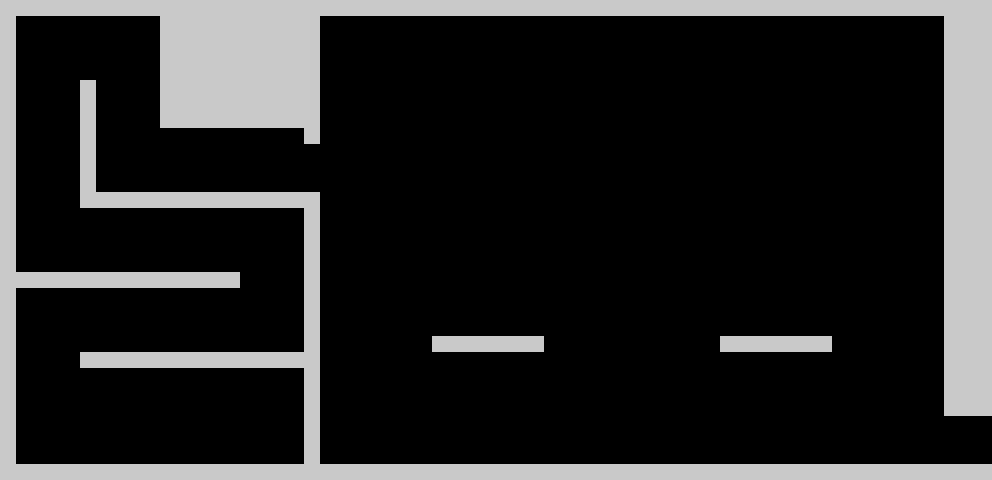

Rendered tile map (Tiled .tmx) drawn with the repository's tilesets; below, a short description and the full map source, tile grids included:
An orthogonal 62x30 tile map with 16x16 px tiles, 1 tile layer (Tile Layer 1) and 11 objects (5x text, 2x bossdoor, player, bosstrigger, loadmap, ...).

<map version="1.0" orientation="orthogonal" renderorder="right-down" width="62" height="30" tilewidth="16" tileheight="16" nextobjectid="220">
 <tileset firstgid="1" name="tileset" tilewidth="16" tileheight="16" tilecount="1" columns="0">
  <tile id="0">
   <image width="16" height="16" source="tile.png" />
  </tile>
 </tileset>
 <layer name="Tile Layer 1" width="62" height="30" opacity="0.79">
  <data encoding="csv">
1,1,1,1,1,1,1,1,1,1,1,1,1,1,1,1,1,1,1,1,1,1,1,1,1,1,1,1,1,1,1,1,1,1,1,1,1,1,1,1,1,1,1,1,1,1,1,1,1,1,1,1,1,1,1,1,1,1,1,1,1,1,
1,0,0,0,0,0,0,0,0,0,1,1,1,1,1,1,1,1,1,1,0,0,0,0,0,0,0,0,0,0,0,0,0,0,0,0,0,0,0,0,0,0,0,0,0,0,0,0,0,0,0,0,0,0,0,0,0,0,0,1,1,1,
1,0,0,0,0,0,0,0,0,0,1,1,1,1,1,1,1,1,1,1,0,0,0,0,0,0,0,0,0,0,0,0,0,0,0,0,0,0,0,0,0,0,0,0,0,0,0,0,0,0,0,0,0,0,0,0,0,0,0,1,1,1,
1,0,0,0,0,0,0,0,0,0,1,1,1,1,1,1,1,1,1,1,0,0,0,0,0,0,0,0,0,0,0,0,0,0,0,0,0,0,0,0,0,0,0,0,0,0,0,0,0,0,0,0,0,0,0,0,0,0,0,1,1,1,
1,0,0,0,0,0,0,0,0,0,1,1,1,1,1,1,1,1,1,1,0,0,0,0,0,0,0,0,0,0,0,0,0,0,0,0,0,0,0,0,0,0,0,0,0,0,0,0,0,0,0,0,0,0,0,0,0,0,0,1,1,1,
1,0,0,0,0,1,0,0,0,0,1,1,1,1,1,1,1,1,1,1,0,0,0,0,0,0,0,0,0,0,0,0,0,0,0,0,0,0,0,0,0,0,0,0,0,0,0,0,0,0,0,0,0,0,0,0,0,0,0,1,1,1,
1,0,0,0,0,1,0,0,0,0,1,1,1,1,1,1,1,1,1,1,0,0,0,0,0,0,0,0,0,0,0,0,0,0,0,0,0,0,0,0,0,0,0,0,0,0,0,0,0,0,0,0,0,0,0,0,0,0,0,1,1,1,
1,0,0,0,0,1,0,0,0,0,1,1,1,1,1,1,1,1,1,1,0,0,0,0,0,0,0,0,0,0,0,0,0,0,0,0,0,0,0,0,0,0,0,0,0,0,0,0,0,0,0,0,0,0,0,0,0,0,0,1,1,1,
1,0,0,0,0,1,0,0,0,0,0,0,0,0,0,0,0,0,0,1,0,0,0,0,0,0,0,0,0,0,0,0,0,0,0,0,0,0,0,0,0,0,0,0,0,0,0,0,0,0,0,0,0,0,0,0,0,0,0,1,1,1,
1,0,0,0,0,1,0,0,0,0,0,0,0,0,0,0,0,0,0,0,0,0,0,0,0,0,0,0,0,0,0,0,0,0,0,0,0,0,0,0,0,0,0,0,0,0,0,0,0,0,0,0,0,0,0,0,0,0,0,1,1,1,
1,0,0,0,0,1,0,0,0,0,0,0,0,0,0,0,0,0,0,0,0,0,0,0,0,0,0,0,0,0,0,0,0,0,0,0,0,0,0,0,0,0,0,0,0,0,0,0,0,0,0,0,0,0,0,0,0,0,0,1,1,1,
1,0,0,0,0,1,0,0,0,0,0,0,0,0,0,0,0,0,0,0,0,0,0,0,0,0,0,0,0,0,0,0,0,0,0,0,0,0,0,0,0,0,0,0,0,0,0,0,0,0,0,0,0,0,0,0,0,0,0,1,1,1,
1,0,0,0,0,1,1,1,1,1,1,1,1,1,1,1,1,1,1,1,0,0,0,0,0,0,0,0,0,0,0,0,0,0,0,0,0,0,0,0,0,0,0,0,0,0,0,0,0,0,0,0,0,0,0,0,0,0,0,1,1,1,
1,0,0,0,0,0,0,0,0,0,0,0,0,0,0,0,0,0,0,1,0,0,0,0,0,0,0,0,0,0,0,0,0,0,0,0,0,0,0,0,0,0,0,0,0,0,0,0,0,0,0,0,0,0,0,0,0,0,0,1,1,1,
1,0,0,0,0,0,0,0,0,0,0,0,0,0,0,0,0,0,0,1,0,0,0,0,0,0,0,0,0,0,0,0,0,0,0,0,0,0,0,0,0,0,0,0,0,0,0,0,0,0,0,0,0,0,0,0,0,0,0,1,1,1,
1,0,0,0,0,0,0,0,0,0,0,0,0,0,0,0,0,0,0,1,0,0,0,0,0,0,0,0,0,0,0,0,0,0,0,0,0,0,0,0,0,0,0,0,0,0,0,0,0,0,0,0,0,0,0,0,0,0,0,1,1,1,
1,0,0,0,0,0,0,0,0,0,0,0,0,0,0,0,0,0,0,1,0,0,0,0,0,0,0,0,0,0,0,0,0,0,0,0,0,0,0,0,0,0,0,0,0,0,0,0,0,0,0,0,0,0,0,0,0,0,0,1,1,1,
1,1,1,1,1,1,1,1,1,1,1,1,1,1,1,0,0,0,0,1,0,0,0,0,0,0,0,0,0,0,0,0,0,0,0,0,0,0,0,0,0,0,0,0,0,0,0,0,0,0,0,0,0,0,0,0,0,0,0,1,1,1,
1,0,0,0,0,0,0,0,0,0,0,0,0,0,0,0,0,0,0,1,0,0,0,0,0,0,0,0,0,0,0,0,0,0,0,0,0,0,0,0,0,0,0,0,0,0,0,0,0,0,0,0,0,0,0,0,0,0,0,1,1,1,
1,0,0,0,0,0,0,0,0,0,0,0,0,0,0,0,0,0,0,1,0,0,0,0,0,0,0,0,0,0,0,0,0,0,0,0,0,0,0,0,0,0,0,0,0,0,0,0,0,0,0,0,0,0,0,0,0,0,0,1,1,1,
1,0,0,0,0,0,0,0,0,0,0,0,0,0,0,0,0,0,0,1,0,0,0,0,0,0,0,0,0,0,0,0,0,0,0,0,0,0,0,0,0,0,0,0,0,0,0,0,0,0,0,0,0,0,0,0,0,0,0,1,1,1,
1,0,0,0,0,0,0,0,0,0,0,0,0,0,0,0,0,0,0,1,0,0,0,0,0,0,0,1,1,1,1,1,1,1,0,0,0,0,0,0,0,0,0,0,0,1,1,1,1,1,1,1,0,0,0,0,0,0,0,1,1,1,
1,0,0,0,0,1,1,1,1,1,1,1,1,1,1,1,1,1,1,1,0,0,0,0,0,0,0,0,0,0,0,0,0,0,0,0,0,0,0,0,0,0,0,0,0,0,0,0,0,0,0,0,0,0,0,0,0,0,0,1,1,1,
1,0,0,0,0,0,0,0,0,0,0,0,0,0,0,0,0,0,0,1,0,0,0,0,0,0,0,0,0,0,0,0,0,0,0,0,0,0,0,0,0,0,0,0,0,0,0,0,0,0,0,0,0,0,0,0,0,0,0,1,1,1,
1,0,0,0,0,0,0,0,0,0,0,0,0,0,0,0,0,0,0,1,0,0,0,0,0,0,0,0,0,0,0,0,0,0,0,0,0,0,0,0,0,0,0,0,0,0,0,0,0,0,0,0,0,0,0,0,0,0,0,1,1,1,
1,0,0,0,0,0,0,0,0,0,0,0,0,0,0,0,0,0,0,1,0,0,0,0,0,0,0,0,0,0,0,0,0,0,0,0,0,0,0,0,0,0,0,0,0,0,0,0,0,0,0,0,0,0,0,0,0,0,0,1,1,1,
1,0,0,0,0,0,0,0,0,0,0,0,0,0,0,0,0,0,0,1,0,0,0,0,0,0,0,0,0,0,0,0,0,0,0,0,0,0,0,0,0,0,0,0,0,0,0,0,0,0,0,0,0,0,0,0,0,0,0,0,0,0,
1,0,0,0,0,0,0,0,0,0,0,0,0,0,0,0,0,0,0,1,0,0,0,0,0,0,0,0,0,0,0,0,0,0,0,0,0,0,0,0,0,0,0,0,0,0,0,0,0,0,0,0,0,0,0,0,0,0,0,0,0,0,
1,0,0,0,0,0,0,0,0,0,0,0,0,0,0,0,0,0,0,1,0,0,0,0,0,0,0,0,0,0,0,0,0,0,0,0,0,0,0,0,0,0,0,0,0,0,0,0,0,0,0,0,0,0,0,0,0,0,0,0,0,0,
1,1,1,1,1,1,1,1,1,1,1,1,1,1,1,1,1,1,1,1,1,1,1,1,1,1,1,1,1,1,1,1,1,1,1,1,1,1,1,1,1,1,1,1,1,1,1,1,1,1,1,1,1,1,1,1,1,1,1,1,1,1
</data>
 </layer>
 <objectgroup name="Object Layer 1">
  <object id="191" type="player" x="40" y="440" />
  <object id="194" type="bossdoor" x="304" y="144" width="16" height="48" />
  <object id="198" type="bosstrigger" x="336" y="160" width="592" height="304">
   <properties>
    <property name="boss" value="basic" />
   </properties>
  </object>
  <object id="202" type="bossdoor" x="944" y="416" width="16" height="48" />
  <object id="207" type="loadmap" x="972" y="416" width="16" height="48">
   <properties>
    <property name="map" value="map3.tmx" />
   </properties>
  </object>
  <object id="210" type="otherboss" x="352" y="48" width="16" height="16" />
  <object id="213" type="text" x="88" y="312">
   <properties>
    <property name="text" value="You killed my friend." />
   </properties>
  </object>
  <object id="215" type="text" x="376" y="280">
   <properties>
    <property name="text" value="PREPARE TO DIE!" />
   </properties>
  </object>
  <object id="216" type="text" x="560" y="312">
   <properties>
    <property name="bossdeath" value="true" />
    <property name="text" value="Oh no. I am dead." />
   </properties>
  </object>
  <object id="217" type="text" x="536" y="376">
   <properties>
    <property name="bossdeath" value="true" />
    <property name="text" value="Revenge or whatever." />
   </properties>
  </object>
  <object id="218" type="text" x="556" y="408">
   <properties>
    <property name="bossdeath" value="true" />
    <property name="text" value="Exit to the right." />
   </properties>
  </object>
 </objectgroup>
</map>
